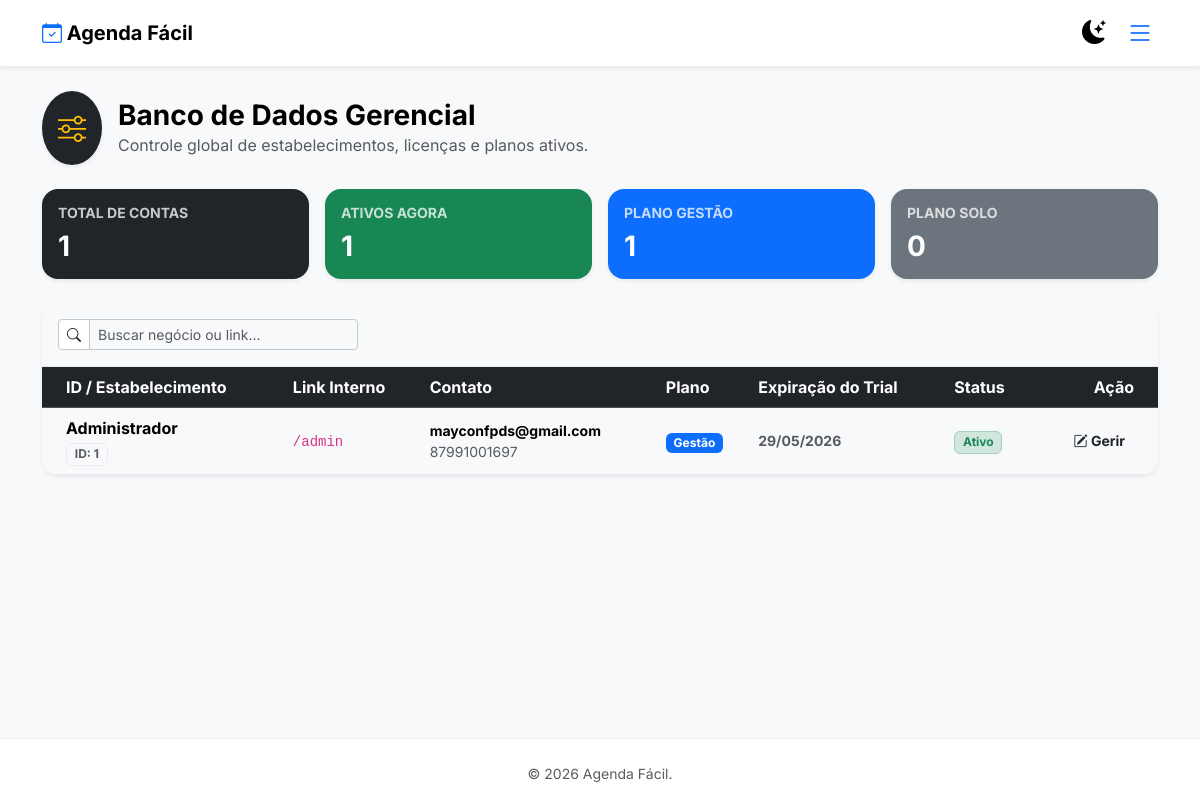
The page /master/dashboard (signed in) on the database its author committed.
### app.py (models this page shows, shortened)
class Establishment(db.Model):
    __tablename__ = 'establishments'
    id = db.Column(db.Integer, primary_key=True)
    name = db.Column(db.String(100), nullable=False)
    url_prefix = db.Column(db.String(50), nullable=False, unique=True)
    contact_phone = db.Column(db.String(20), nullable=True)
    contact_email = db.Column(db.String(120), nullable=True)
    logo_filename = db.Column(db.Text, nullable=True)
    is_active = db.Column(db.Boolean, default=False)
    capacity = db.Column(db.Integer, default=1, nullable=False)
    plan_type = db.Column(db.String(20), default='solo')
    trial_ends = db.Column(db.DateTime, nullable=True)
    loyalty_points_goal = db.Column(db.Integer, default=0)
    loyalty_reward = db.Column(db.String(150), nullable=True)
    state = db.Column(db.String(2), default='PE')
    internal_notes = db.Column(db.Text, nullable=True)
    commission_on_gross = db.Column(db.Boolean, default=False)
    schedules = db.relationship('DaySchedule', backref='establishment', lazy=True, cascade="all, delete-orphan")
    admins = db.relationship('Admin', backref='establishment', lazy=True)
    services = db.relationship('Service', backref='establishment', lazy=True)
    appointments = db.relationship('Appointment', backref='establishment', lazy=True)
    blacklists = db.relationship('Blacklist', backref='establishment', lazy=True)
    products = db.relationship('Product', backref='establishment', lazy=True)
    sales = db.relationship('ProductSale', backref='establishment', lazy=True)
    subscriptions = db.relationship('ClientSubscription', backref='establishment', lazy=True)
    subscription_plans = db.relationship('SubscriptionPlan', backref='establishment', lazy=True)

### app.py (the view)
@app.route('/master/dashboard')
@login_required
@super_admin_required
def master_dashboard():
    total_estabelecimentos = Establishment.query.count()
    ativos = Establishment.query.filter_by(is_active=True).count()
    plano_gestao = Establishment.query.filter_by(plan_type='gestao').count()
    plano_solo = Establishment.query.filter_by(plan_type='solo').count()
    estabelecimentos = Establishment.query.order_by(Establishment.id.desc()).all()
    return render_template('master_dashboard.html',
                           estabelecimentos=estabelecimentos,
                           total=total_estabelecimentos,
                           ativos=ativos,
                           plano_gestao=plano_gestao,
                           plano_solo=plano_solo)

### app.py (called while the page is built)
def super_admin_required(f):
    @wraps(f)
    def decorated_function(*args, **kwargs):
        if not current_user.is_authenticated:
            return redirect(url_for('login'))
        is_master = getattr(current_user, 'is_super_admin', False) or current_user.id == 1 or current_user.username == 'admin_demo'
        if not is_master:
            flash('Acesso restrito à administração do sistema.', 'danger')
            return redirect(url_for('admin_dashboard'))
        return f(*args, **kwargs)
    return decorated_function

@login_manager.user_loader
def load_user(user_id): return Admin.query.get(int(user_id))

### templates/master_dashboard.html (shortened to what this page needs)
{% extends 'layout.html' %}
{% block content %}
<div class="container py-4">
    <div class="d-flex align-items-center mb-4 gap-3">
        <div class="bg-dark text-warning p-3 rounded-circle shadow-sm">
            <i class="bi bi-sliders fs-3"></i>
        </div>
        <div>
            <h2 class="h3 mb-0 fw-bold text-body-emphasis">Banco de Dados Gerencial</h2>
            <p class="text-body-secondary mb-0">Controle global de estabelecimentos, licenças e planos ativos.</p>
        </div>
    </div>
    <div class="row g-3 mb-4">
        <div class="col-6 col-md-3">
            <div class="card border-0 shadow-sm bg-dark text-white rounded-4">
                <div class="card-body">
                    <h6 class="small fw-bold opacity-75 text-uppercase">Total de Contas</h6>
                    <h3 class="fw-bold mb-0">{{ total }}</h3>
                </div>
            </div>
        </div>
        <div class="col-6 col-md-3">
            <div class="card border-0 shadow-sm bg-success text-white rounded-4">
                <div class="card-body">
                    <h6 class="small fw-bold opacity-75 text-uppercase">Ativos Agora</h6>
                    <h3 class="fw-bold mb-0">{{ ativos }}</h3>
                </div>
            </div>
        </div>
        <div class="col-6 col-md-3">
            <div class="card border-0 shadow-sm bg-primary text-white rounded-4">
                <div class="card-body">
                    <h6 class="small fw-bold opacity-75 text-uppercase">Plano Gestão</h6>
                    <h3 class="fw-bold mb-0">{{ plano_gestao }}</h3>
                </div>
            </div>
        </div>
        <div class="col-6 col-md-3">
            <div class="card border-0 shadow-sm bg-secondary text-white rounded-4">
                <div class="card-body">
                    <h6 class="small fw-bold opacity-75 text-uppercase">Plano Solo</h6>
                    <h3 class="fw-bold mb-0">{{ plano_solo }}</h3>
                </div>
            </div>
        </div>
    </div>
    <div class="card shadow-sm border-0 rounded-4 overflow-hidden">
        <div class="p-3 bg-light border-bottom d-flex justify-content-between align-items-center">
            <div class="input-group input-group-sm" style="max-width: 300px;">
                <span class="input-group-text bg-white border-secondary-subtle"><i class="bi bi-search"></i></span>
                <input type="text" id="buscaMaster" class="form-control border-secondary-subtle" placeholder="Buscar negócio ou link..." onkeyup="filtrarMaster()">
            </div>
        </div>
        <div class="table-responsive">
            <table class="table table-hover align-middle mb-0" id="tabelaMaster">
                <thead class="table-dark">
                    <tr>
                        <th class="ps-4">ID / Estabelecimento</th>
                        <th>Link Interno</th>
                        <th>Contato</th>
                        <th>Plano</th>
                        <th>Expiração do Trial</th>
                        <th>Status</th>
                        <th class="text-end pe-4">Ação</th>
                    </tr>
                </thead>
                <tbody>
                    {% for e in estabelecimentos %}
                    <tr>
                        <td class="ps-4">
                            <div class="fw-bold text-body-emphasis">{{ e.name }}</div>
                            <span class="badge bg-light text-muted border">ID: {{ e.id }}</span>
                        </td>
                        <td><code class="small">/{{ e.url_prefix }}</code></td>
                        <td>
                            <div class="small fw-bold">{{ e.contact_email or '-' }}</div>
                            <div class="small text-muted">{{ e.contact_phone or '-' }}</div>
                        </td>
                        <td>
                            {% if e.plan_type == 'gestao' %}
                                <span class="badge bg-primary">Gestão</span>
                            {% else %}
                                <span class="badge bg-secondary">Solo</span>
                            {% endif %}
                        </td>
                        <td class="small fw-bold text-muted">
                            {{ e.trial_ends.strftime('%d/%m/%Y') if e.trial_ends else 'Sem limite' }}
                        </td>
                        <td>
                            {% if e.is_active %}
                                <span class="badge bg-success-subtle text-success border border-success-subtle">Ativo</span>
                            {% else %}
                                <span class="badge bg-danger-subtle text-danger border border-danger-subtle">Bloqueado</span>
                            {% endif %}
                        </td>
                        <td class="text-end pe-4">
                            <button class="btn btn-outline btn-sm fw-bold"
                                    onclick="abrirModalEdicaoMaster(event.currentTarget)"
                                    data-id="{{ e.id }}"
                                    data-name="{{ e.name|e }}"
                                    data-plan="{{ e.plan_type }}"
                                    data-trial="{{ e.trial_ends.strftime('%Y-%m-%d') if e.trial_ends else '' }}"
                                    data-active="{{ 'true' if e.is_active else 'false' }}"
                                    data-notes="{{ e.internal_notes|e if e.internal_notes else '' }}">
                                <i class="bi bi-pencil-square"></i> Gerir
                            </button>
                        </td>
                    </tr>
                    {% endfor %}
                </tbody>
            </table>
        </div>
    </div>
</div>
{% endblock %}

### templates/layout.html (shortened to what this page needs)
<!DOCTYPE html>
<html lang="pt-br">
<head>
    <link href="https://cdn.jsdelivr.net/npm/bootstrap@5.3.3/dist/css/bootstrap.min.css" rel="stylesheet">
    <link rel="stylesheet" href="https://cdn.jsdelivr.net/npm/bootstrap-icons@1.11.3/font/bootstrap-icons.min.css">
</head>
<body>
    <nav class="navbar navbar-expand-lg border-bottom shadow-sm sticky-top py-2 bg-body">
        <div class="container">
            <a class="navbar-brand fw-bold text-body-emphasis" href="{{ url_for('index') }}">
                <i class="bi bi-calendar-check text-primary"></i> Agenda Fácil
            </a>
            <div class="d-flex align-items-center ms-auto gap-3">
                <button class="btn btn-link p-0 border-0 shadow-none text-body-emphasis" onclick="toggleTheme()" title="Mudar Tema">
                    <i class="bi bi-moon-stars-fill fs-4" id="theme-icon"></i>
                </button>
                {% if current_user.is_authenticated %}
                    <button class="btn btn-outline-primary border-0 p-1" type="button" data-bs-toggle="offcanvas" data-bs-target="#sidebarMenu">
                        <i class="bi bi-list fs-3"></i>
                    </button>
                {% endif %}
            </div>
        </div>
    </nav>
    <main class="container-fluid p-0">
        {% block content %}{% endblock %}
    </main>
    <footer class="bg-body border-top pt-4 pb-3 mt-auto">
        <div class="container text-center">
            <p class="text-muted small mb-0">© 2026 Agenda Fácil.</p>
        </div>
    </footer>
</body>
</html>

### templates/layout.html (style rules this page uses)
body { font-family: 'Inter', sans-serif; display: flex; flex-direction: column; min-height: 100vh; }
a { text-decoration: none; }
main { flex: 1; }
body, .navbar, .card, .offcanvas { transition: background-color 0.3s ease, color 0.3s ease, border-color 0.3s ease; }
[data-bs-theme="light"] { --bs-body-bg: #f8f9fa; --bs-card-bg: #ffffff; --bs-border-color: #eaecf0; --bs-tertiary-bg: #f1f3f5; }

### rows shown on the page
Establishment: name "Administrador", id "1", url_prefix "admin", contact_email "mayconfpds@gmail.com", contact_phone "87991001697", plan_type "Gestão", trial_ends "29/05/2026", is_active "Ativo"

### other values the page prints
{{ total }} "1"
{{ ativos }} "1"
{{ plano_gestao }} "1"
{{ plano_solo }} "0"
